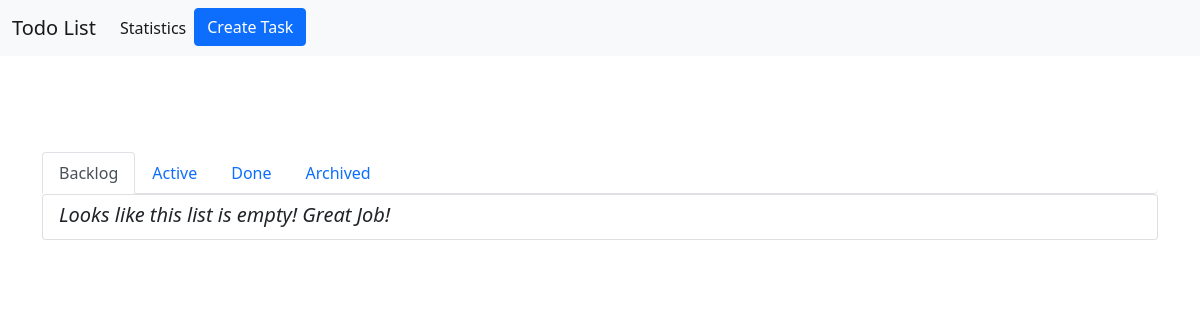
The page /backlog on the database as committed earlier.
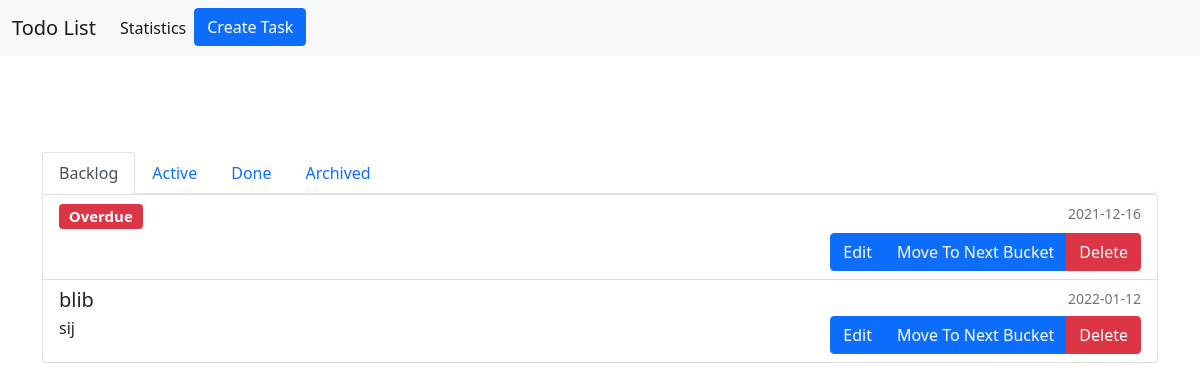
The same page on the database as committed later.
### tables this page shows
CREATE TABLE "todo" (
	"ID"	INTEGER NOT NULL UNIQUE,
	"title"	TEXT,
	"content"	TEXT,
	"modification_date"	TEXT,
	"due_date"	TEXT,
	"status"	INTEGER,
	PRIMARY KEY("ID" AUTOINCREMENT)
);

### app.py (the view)
@app.route("/backlog")
def display_backlog():
    backlog_list = getTaskList(0)
    return render_template('index.html', page=0, items=backlog_list)

### app.py (called while the page is built)
def get_db():
    db = getattr(g, '_database', None)
    if db is None:
        db = g._database = sqlite3.connect(DATABASE)
    return db

def query_db(query, args=(), one=False):
    cur = get_db().execute(query, args)
    rv = cur.fetchall()
    cur.close()
    return (rv[0] if rv else None) if one else rv

### templates/index.html (shortened to what this page needs)
<!doctype html>
<html lang="en">
<head>
  <link href="https://cdn.jsdelivr.net/npm/bootstrap@5.1.3/dist/css/bootstrap.min.css" rel="stylesheet"
>
  <link href="/css/style.css" rel="stylesheet">
</head>
<body>
  <nav class="navbar navbar-expand-lg navbar-light bg-light">
    <div class="container-fluid">
      <a class="navbar-brand" href="#">Todo List</a>
      <div class="collapse navbar-collapse" id="navbarSupportedContent">
        <ul class="navbar-nav me-auto mb-2 mb-lg-0">
          <li class="nav-item">
            <a class="nav-link active" aria-current="page" href="/stats">Statistics</a>
          </li>
          <li class="nav-item">
            <a class="btn btn-primary" aria-current="page" href="/edit">Create Task</a>
          </li>
        </ul>
      </div>
    </div>
  </nav>
  <div class="container">
    <div class="row">
      <div class="col mcenter">
        <ul class="nav nav-tabs bgw">
          <li class="nav-item">
            <a class="nav-link {% if page==0 %} active {% endif %}" aria-current="page" href="/backlog">Backlog</a>
          </li>
          <li class="nav-item">
            <a class="nav-link {% if page==1 %} active {% endif %}" href="/active">Active</a>
          </li>
          <li class="nav-item">
            <a class="nav-link {% if page==2 %} active {% endif %}" href="/done">Done</a>
          </li>
          <li class="nav-item">
            <a class="nav-link {% if page==3 %} active {% endif %}" href="/archived">Archived</a>
          </li>
        </ul>
        <div class="list-group">
          {% for item in items %}
          <div class="list-group-item list-group-item-action" aria-current="true">
            <div class="d-flex w-100 justify-content-between">
              <h5 class="mb-1">{{ item["title"] }} {% if item["due"] %} <span class="badge {{ item["due_color"] }}">{{ item["due_text"] }}</span>{% endif %}</h5>
              <small class="text-muted">{{ item["modified"] }}</small>
            </div>
            <div class="d-flex w-100 justify-content-between">
              <p class="mb-1">{{ item["description"] }}</p>
              <div class="btn-group" role="group" aria-label="Basic example">
                <a href="/edit?tid={{ item["taskid"] }}" class="btn btn-primary">Edit</a>
                {% if page < 3 %}
                <a href="/edit?tid={{ item["taskid"] }}&action=move" type="button" class="btn btn-primary">Move To Next Bucket</a>
                {% endif %}
                <a href="/edit?tid={{ item["taskid"] }}&action=delete" type="button" class="btn btn-danger">Delete</a>
              </div>
            </div>
          </div>
          {% endfor %}
          {% if items|length == 0 %}
          <div class="list-group-item list-group-item-action">
            <div class="d-flex w-100 justify-content-between">
              <h5 class="mb-1"><em>Looks like this list is empty! Great Job!</em></h5>
            </div>
          </div>
          {% endif %}
        </div>
      </div>
    </div>
  </div>
</body>
</html>

Rows that differ between the two databases and show on the page:
added todo: due_text "Overdue", modified "2021-12-16"
added todo: title "blib", modified "2022-01-12", description "sij"
Other text that changed with them:
text no longer shown: "Looks like this list is empty! Great Job!"
